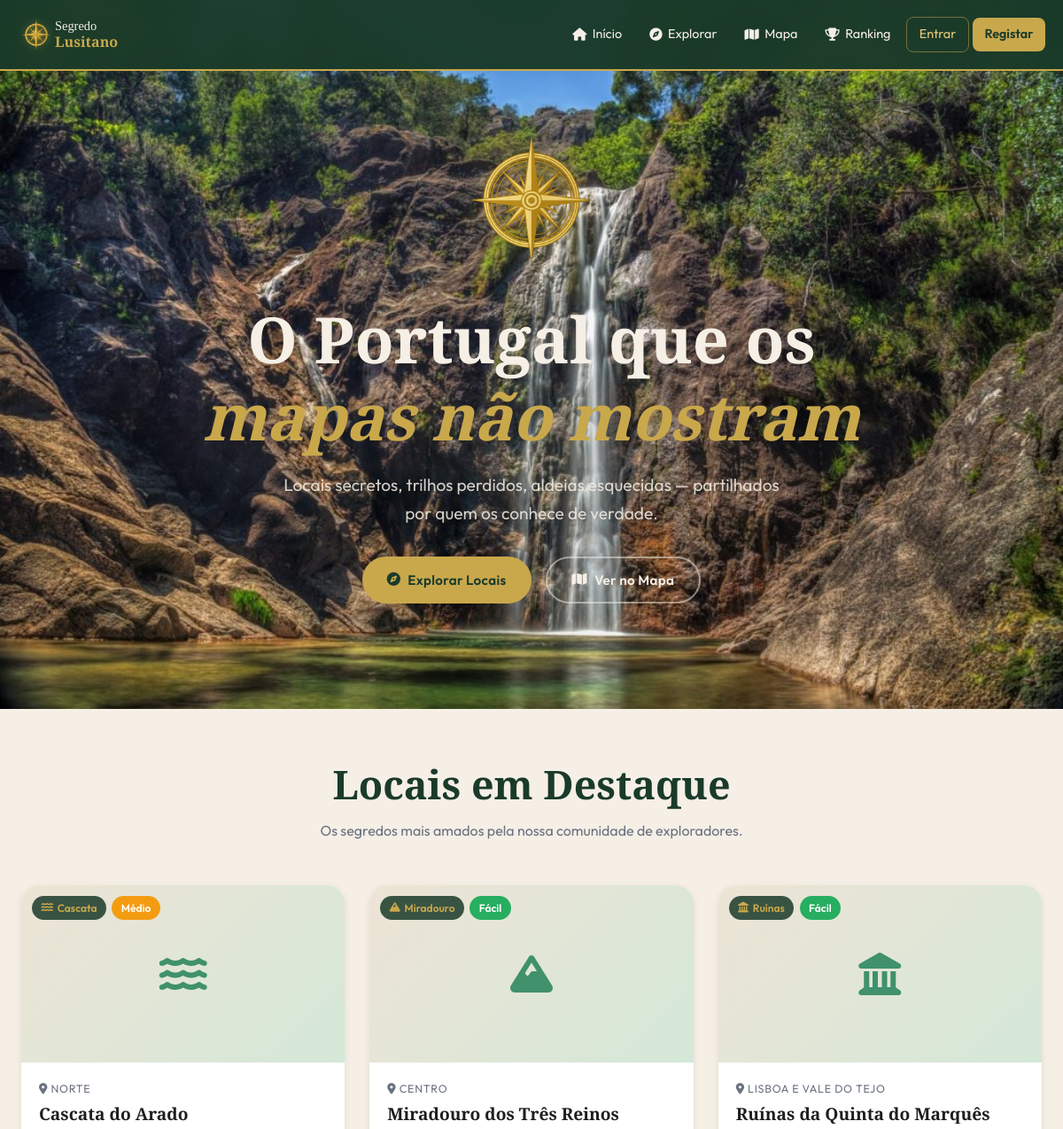
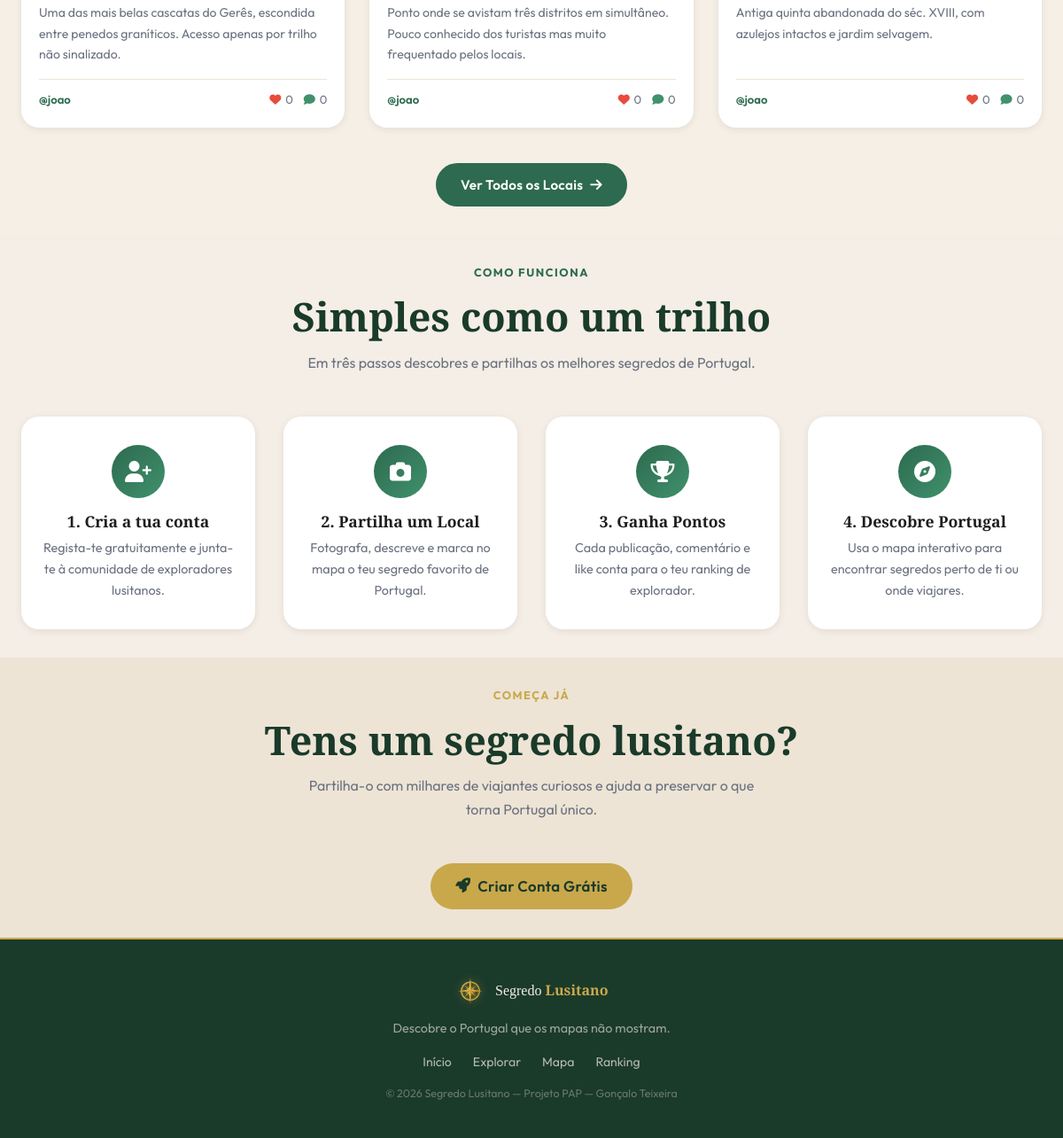
The page / on the database its author committed (2 pictures, top to bottom).
### tables this page shows
CREATE TABLE locais (
    id INT AUTO_INCREMENT PRIMARY KEY,
    utilizador_id INT NOT NULL,
    categoria_id INT NOT NULL,
    regiao_id INT NOT NULL,
    nome VARCHAR(150) NOT NULL,
    descricao TEXT NOT NULL,
    latitude DECIMAL(10,7) NOT NULL,
    longitude DECIMAL(10,7) NOT NULL,
    dificuldade ENUM('facil','medio','dificil') DEFAULT 'medio',
    foto_capa VARCHAR(255) DEFAULT NULL,
    estado ENUM('pendente','aprovado','rejeitado') DEFAULT 'aprovado',
    vistas INT DEFAULT 0,
    criado_em DATETIME DEFAULT CURRENT_TIMESTAMP,
    FOREIGN KEY (utilizador_id) REFERENCES utilizadores(id) ON DELETE CASCADE,
    FOREIGN KEY (categoria_id)  REFERENCES categorias(id) ON DELETE RESTRICT,
    FOREIGN KEY (regiao_id) REFERENCES regioes(id) ON DELETE RESTRICT
);

CREATE TABLE categorias (
    id INT AUTO_INCREMENT PRIMARY KEY,
    nome VARCHAR(80) NOT NULL,
    icone VARCHAR(50) DEFAULT 'fas fa-map-pin'
);

CREATE TABLE regioes (
    id INT AUTO_INCREMENT PRIMARY KEY, nome VARCHAR(80) NOT NULL
);

CREATE TABLE utilizadores (
    id INT AUTO_INCREMENT PRIMARY KEY,
    nome VARCHAR(100) NOT NULL,
    username VARCHAR(50) NOT NULL UNIQUE,
    email VARCHAR(150) NOT NULL UNIQUE,
    password VARCHAR(255) NOT NULL,
    avatar VARCHAR(255) DEFAULT NULL,
    bio TEXT DEFAULT NULL,
    pontos INT DEFAULT 0,
    role ENUM('user','admin') DEFAULT 'user',
    ativo TINYINT(1) DEFAULT 1,
    verificado TINYINT(1) DEFAULT 0,
    criado_em DATETIME DEFAULT CURRENT_TIMESTAMP
);

### includes/auth.php (called while the page is built, shortened)
<?php
require_once __DIR__ . '/config.php';
function auth_user(): ?array {
    if (!isset($_SESSION['user_id'])) return null;
    $st = db()->prepare('SELECT * FROM utilizadores WHERE id = ? AND ativo = 1');
    $st->execute([$_SESSION['user_id']]);
    $cache = $st->fetch() ?: null;
    return $cache;
}
function h(string $s): string {
    return htmlspecialchars($s, ENT_QUOTES, 'UTF-8');
}

### includes/functions.php (called while the page is built, shortened)
<?php
require_once __DIR__ . '/config.php';
require_once __DIR__ . '/auth.php';
function get_locais(array $filtros = [], int $limite = 12, int $offset = 0): array {
    $where = ['l.estado = "aprovado"'];
    $params = [];
    $ordem_input = $filtros['ordem'] ?? 'recente';
    $ordem_permitida = ['likes', 'vistas', 'recente'];
    $order = match($ordem_input) {
        'likes'  => '(SELECT COUNT(*) FROM likes WHERE local_id = l.id) DESC',
        'vistas' => 'l.vistas DESC',
        default  => 'l.criado_em DESC'
    };
    $sql = 'SELECT l.*, c.nome AS categoria_nome, c.icone AS categoria_icone,
                   r.nome AS regiao_nome, u.username, u.nome AS autor_nome,
                   (SELECT COUNT(*) FROM likes WHERE local_id = l.id) AS total_likes,
                   (SELECT COUNT(*) FROM comentarios WHERE local_id = l.id) AS total_comentarios
            FROM locais l
            JOIN categorias c ON c.id = l.categoria_id
            JOIN regioes r    ON r.id = l.regiao_id
            JOIN utilizadores u ON u.id = l.utilizador_id
            WHERE ' . implode(' AND ', $where) .
           ' ORDER BY ' . $order .
           ' LIMIT ' . (int)$limite . ' OFFSET ' . (int)$offset;
    $st = db()->prepare($sql);
    $st->execute($params);
    return $st->fetchAll();
}

### includes/config.php (called while the page is built, shortened)
<?php
function db(): PDO {
    static $pdo = null;
    if ($pdo === null) {
        $dsn = 'mysql:host=' . DB_HOST . ';dbname=' . DB_NAME . ';charset=utf8mb4';
        $options = [
            PDO::ATTR_ERRMODE            => PDO::ERRMODE_EXCEPTION,
            PDO::ATTR_DEFAULT_FETCH_MODE => PDO::FETCH_ASSOC,
            PDO::ATTR_EMULATE_PREPARES   => false,
        ];
        $pdo = new PDO($dsn, DB_USER, DB_PASS, $options);
    }
    return $pdo;
}

### includes/card_local.php (the view)
<?php
$dif_class = [
    'facil'   => 'badge-dif-facil',
    'medio'   => 'badge-dif-medio',
    'dificil' => 'badge-dif-dificil',
][$local['dificuldade']] ?? 'badge-dif-medio';
$dif_label = [
    'facil'   => 'Fácil',
    'medio'   => 'Médio',
    'dificil' => 'Difícil',
][$local['dificuldade']] ?? 'Médio';
?>
<article class="card">
  <a href="<?= SITE_URL ?>/pages/local.php?id=<?= $local['id'] ?>" class="card-img" style="display:block;">
    <?php if ($local['foto_capa']): ?>
      <img src="<?= SITE_URL ?>/uploads/locais/<?= h($local['foto_capa']) ?>"
           alt="<?= h($local['nome']) ?>" loading="lazy">
    <?php else: ?>
      <div class="card-img-placeholder"><i class="<?= h($local['categoria_icone']) ?>"></i></div>
    <?php endif; ?>
    <div class="card-badges">
      <span class="badge badge-cat"><i class="<?= h($local['categoria_icone']) ?>"></i> <?= h($local['categoria_nome']) ?></span>
      <span class="badge <?= $dif_class ?>"><?= $dif_label ?></span>
    </div>
  </a>
  <div class="card-body">
    <div class="card-region"><i class="fas fa-map-marker-alt"></i> <?= h($local['regiao_nome']) ?></div>
    <h3 class="card-title">
      <a href="<?= SITE_URL ?>/pages/local.php?id=<?= $local['id'] ?>"><?= h($local['nome']) ?></a>
    </h3>
    <p class="card-desc"><?= h($local['descricao']) ?></p>
    <div class="card-meta">
      <span style="font-size:.82rem;">
        <a href="<?= SITE_URL ?>/pages/perfil.php?id=<?= $local['utilizador_id'] ?>" style="color:var(--verde);font-weight:600;">
          @<?= h($local['username']) ?>
        </a>
      </span>
      <div class="card-meta-stats">
        <span><i class="fas fa-heart"></i> <?= (int)$local['total_likes'] ?></span>
        <span><i class="fas fa-comment"></i> <?= (int)$local['total_comentarios'] ?></span>
      </div>
    </div>
  </div>
</article>

### includes/header.php (shortened to what this page needs)
<?php
require_once dirname(__DIR__) . '/includes/auth.php';
$user = auth_user();
?>
<!DOCTYPE html>
<html lang="pt">
<head>
<link rel="stylesheet" href="https://cdnjs.cloudflare.com/ajax/libs/font-awesome/6.5.0/css/all.min.css">
<link rel="stylesheet" href="https://unpkg.com/leaflet@1.9.4/dist/leaflet.css">
<link rel="stylesheet" href="<?= SITE_URL ?>/assets/css/style.css">
</head>
<body>
<nav class="navbar" id="navbar">
  <div class="nav-inner">
    <a href="<?= SITE_URL ?>/index.php" class="nav-logo">
      <img src="<?= SITE_URL ?>/assets/images/logo_icon.png" alt="Segredo Lusitano" class="nav-logo-img" style="height:42px;width:42px;max-height:42px;max-width:42px;object-fit:contain;display:block;">
      <span style="font-family:'Playfair Display',serif;color:var(--creme);line-height:1.2;font-size:.9rem;">Segredo<br><strong style="color:var(--dourado);font-size:1rem;">Lusitano</strong></span>
    </a>
    <ul class="nav-links" id="nav-links">
      <li><a href="<?= SITE_URL ?>/index.php"><i class="fas fa-home"></i> Início</a></li>
      <li><a href="<?= SITE_URL ?>/pages/explorar.php"><i class="fas fa-compass"></i> Explorar</a></li>
      <li><a href="<?= SITE_URL ?>/pages/mapa.php"><i class="fas fa-map"></i> Mapa</a></li>
      <li><a href="<?= SITE_URL ?>/pages/ranking.php"><i class="fas fa-trophy"></i> Ranking</a></li>
      <?php if ($user): ?>
        <li class="nav-dropdown" id="nav-user-dropdown">
          <button class="nav-avatar-btn" id="dropdown-toggle" type="button" aria-expanded="false">
            <?php if ($user['avatar']): ?>
              <img src="<?= SITE_URL ?>/uploads/locais/<?= h($user['avatar']) ?>" alt="" class="nav-avatar">
            <?php else: ?>
              <span class="nav-avatar-placeholder"><?= mb_strtoupper(mb_substr($user['username'],0,1)) ?></span>
            <?php endif; ?>
            <?= h($user['username']) ?> <i class="fas fa-chevron-down" id="dropdown-chevron"></i>
          </button>
          <ul class="dropdown-menu" id="user-dropdown-menu">
            <li><a href="<?= SITE_URL ?>/pages/perfil.php"><i class="fas fa-user"></i> O meu Perfil</a></li>
            <li><a href="<?= SITE_URL ?>/pages/local_novo.php"><i class="fas fa-plus-circle"></i> Partilhar Local</a></li>
            <?php if (is_admin()): ?>
            <li style="border-top:1px solid rgba(201,168,76,.2); margin-top:.25rem; padding-top:.25rem;">
              <a href="<?= SITE_URL ?>/admin/index.php"><i class="fas fa-shield-alt"></i> Administração</a>
            </li>
            <?php endif; ?>
            <li style="border-top:1px solid rgba(201,168,76,.2); margin-top:.25rem; padding-top:.25rem;">
              <a href="<?= SITE_URL ?>/pages/logout.php"><i class="fas fa-sign-out-alt"></i> Sair</a>
            </li>
          </ul>
        </li>
      <?php else: ?>
        <li><a href="<?= SITE_URL ?>/pages/login.php" class="btn-nav-login">Entrar</a></li>
        <li><a href="<?= SITE_URL ?>/pages/registo.php" class="btn-nav-register">Registar</a></li>
      <?php endif; ?>
    </ul>
  </div>
</nav>

### index.php (shortened to what this page needs)
<?php
require_once __DIR__ . '/includes/functions.php';
$locais_destaque = get_locais(['ordem' => 'likes'], 6);
include __DIR__ . '/includes/header.php';
?>
<main>
  <section class="hero" style="background: url('<?= SITE_URL ?>/assets/images/hero_bg.jpg?v=15') center/cover no-repeat;">
    <div class="hero-content">
      <div class="hero-logo-wrap">
        <img src="<?= SITE_URL ?>/assets/images/logo_icon.png" alt="Segredo Lusitano" class="hero-logo-img" style="height:180px;width:180px;max-width:180px;object-fit:contain;display:block;margin:0 auto;">
      </div>
      <h1>O Portugal que os<br><em>mapas não mostram</em></h1>
      <p>Locais secretos, trilhos perdidos, aldeias esquecidas — partilhados por quem os conhece de verdade.</p>
      <div class="hero-actions">
        <a href="<?= SITE_URL ?>/pages/explorar.php" class="btn btn-primary"><i class="fas fa-compass"></i> Explorar Locais</a>
        <a href="<?= SITE_URL ?>/pages/mapa.php"     class="btn btn-outline"><i class="fas fa-map"></i> Ver no Mapa</a>
      </div>
    </div>
  </section>
  <section class="section">
    <div class="container">
      <div class="section-header">
        <br>
        <h2>Locais em Destaque</h2>
        <p>Os segredos mais amados pela nossa comunidade de exploradores.</p>
      </div>
      <?php if ($locais_destaque): ?>
      <div class="cards-grid">
        <?php foreach ($locais_destaque as $local): ?>
          <?php include __DIR__ . '/includes/card_local.php'; ?>
        <?php endforeach; ?>
      </div>
      <div style="text-align:center; margin-top:2.5rem;">
        <a href="<?= SITE_URL ?>/pages/explorar.php" class="btn btn-verde">Ver Todos os Locais <i class="fas fa-arrow-right"></i></a>
      </div>
      <?php endif; ?>
    </div>
  </section>
  <section class="section section-alt">
    <div class="container">
      <div class="section-header">
        <span class="label">Como Funciona</span>
        <h2>Simples como um trilho</h2>
        <p>Em três passos descobres e partilhas os melhores segredos de Portugal.</p>
      </div>
      <div class="steps-grid">
        <div class="step-card">
          <div class="step-icon"><i class="fas fa-user-plus"></i></div>
          <h3>1. Cria a tua conta</h3>
          <p>Regista-te gratuitamente e junta-te à comunidade de exploradores lusitanos.</p>
        </div>
        <div class="step-card">
          <div class="step-icon"><i class="fas fa-camera"></i></div>
          <h3>2. Partilha um Local</h3>
          <p>Fotografa, descreve e marca no mapa o teu segredo favorito de Portugal.</p>
        </div>
        <div class="step-card">
          <div class="step-icon"><i class="fas fa-trophy"></i></div>
          <h3>3. Ganha Pontos</h3>
          <p>Cada publicação, comentário e like conta para o teu ranking de explorador.</p>
        </div>
        <div class="step-card">
          <div class="step-icon"><i class="fas fa-compass"></i></div>
          <h3>4. Descobre Portugal</h3>
          <p>Usa o mapa interativo para encontrar segredos perto de ti ou onde viajares.</p>
        </div>
      </div>
    </div>
  </section>
  <section class="section section-dark" style="text-align:center;">
    <div class="container" style="max-width:640px;">
      <div class="section-header">
        <span class="label">Começa já</span>
        <h2>Tens um segredo lusitano?</h2>
        <p>Partilha-o com milhares de viajantes curiosos e ajuda a preservar o que torna Portugal único.</p>
      </div>
      <?php if (!auth_user()): ?>
      <a href="<?= SITE_URL ?>/pages/registo.php" class="btn btn-primary" style="font-size:1.05rem;">
        <i class="fas fa-rocket"></i> Criar Conta Grátis
      </a>
      <?php else: ?>
      <a href="<?= SITE_URL ?>/pages/local_novo.php" class="btn btn-primary" style="font-size:1.05rem;">
        <i class="fas fa-plus-circle"></i> Partilhar Novo Local
      </a>
      <?php endif; ?>
    </div>
  </section>
</main>
<?php include __DIR__ . '/includes/footer.php'; ?>

### includes/footer.php (shortened to what this page needs)
<footer class="site-footer">
  <div class="footer-inner">
    <div class="footer-brand">
      <img src="<?= SITE_URL ?>/assets/images/logo_icon.png" alt="Segredo Lusitano" style="height:36px;width:36px;object-fit:contain;filter:drop-shadow(0 0 6px rgba(201,168,76,.4));">
      <span style="font-family:'Playfair Display',serif;color:var(--creme);font-size:1rem;">Segredo <strong style="color:var(--dourado);">Lusitano</strong></span>
    </div>
    <p class="footer-tagline">Descobre o Portugal que os mapas não mostram.</p>
    <nav class="footer-links">
      <a href="<?= SITE_URL ?>/index.php">Início</a>
      <a href="<?= SITE_URL ?>/pages/explorar.php">Explorar</a>
      <a href="<?= SITE_URL ?>/pages/mapa.php">Mapa</a>
      <a href="<?= SITE_URL ?>/pages/ranking.php">Ranking</a>
    </nav>
    <p class="footer-copy">&copy; <?= date('Y') ?> Segredo Lusitano &mdash; Projeto PAP &mdash; Gonçalo Teixeira</p>
  </div>
</footer>
</body>
</html>

### rows shown on the page
locais: categoria.nome "Cascata", dificuldade "Médio", regiao.nome "NORTE", nome "Cascata do Arado", descricao "Uma das mais belas cascatas do Gerês, escondida entre penedos graníticos. Acesso apenas por trilho não sinalizado.", utilizador.username "joao", total_likes "0", total_comentarios "0"
locais: categoria.nome "Miradouro", dificuldade "Fácil", regiao.nome "CENTRO", nome "Miradouro dos Três Reinos", descricao "Ponto onde se avistam três distritos em simultâneo. Pouco conhecido dos turistas mas muito frequentado pelos locais.", utilizador.username "joao", total_likes "0", total_comentarios "0"
locais: categoria.nome "Ruínas", dificuldade "Fácil", regiao.nome "LISBOA E VALE DO TEJO", nome "Ruínas da Quinta do Marquês", descricao "Antiga quinta abandonada do séc. XVIII, com azulejos intactos e jardim selvagem.", utilizador.username "joao", total_likes "0", total_comentarios "0"
